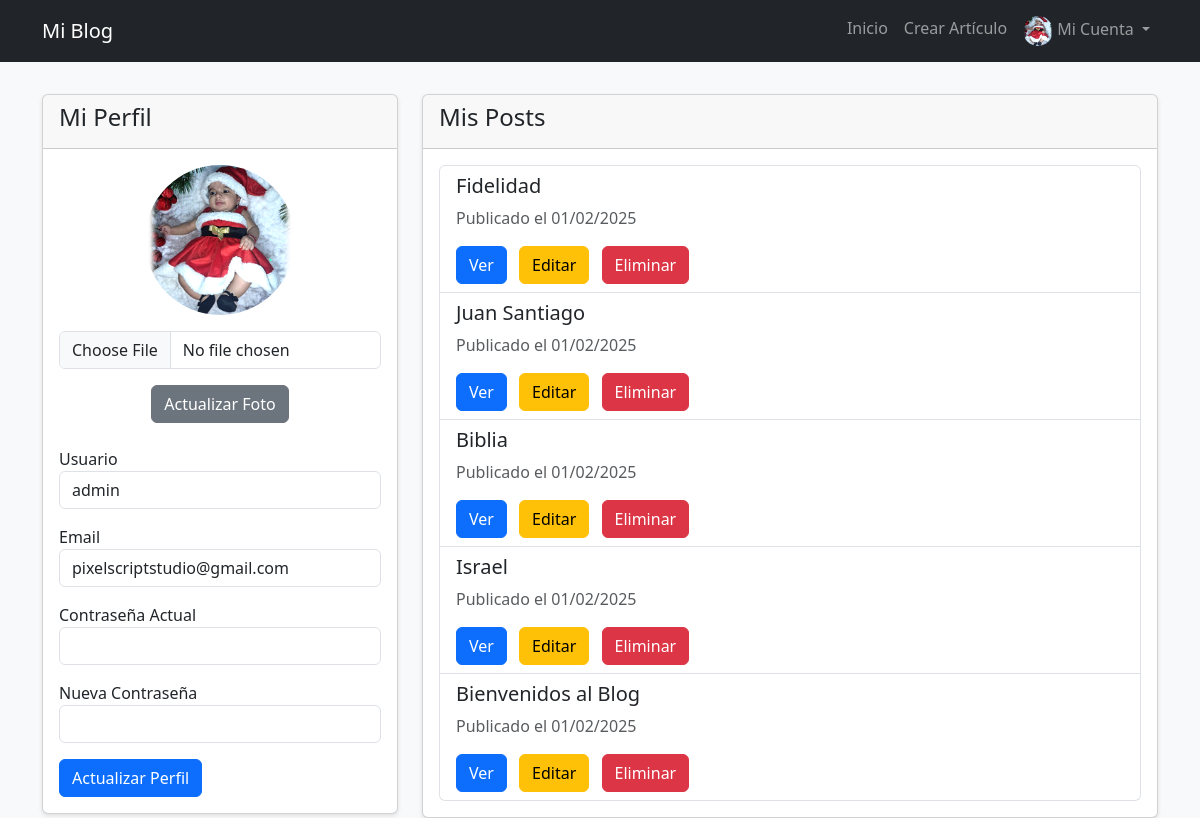
The app's page /profile.php (signed in) with its own data.
### tables this page shows
CREATE TABLE `users` (
  `id` int(11) NOT NULL,
  `username` varchar(50) NOT NULL,
  `password` varchar(255) NOT NULL,
  `email` varchar(100) NOT NULL,
  `created_at` timestamp NOT NULL DEFAULT current_timestamp(),
  `is_admin` tinyint(1) DEFAULT 0,
  `profile_photo` varchar(255) DEFAULT NULL
);

CREATE TABLE `posts` (
  `id` int(11) NOT NULL,
  `user_id` int(11) DEFAULT NULL,
  `title` varchar(200) NOT NULL,
  `content` text NOT NULL,
  `created_at` timestamp NOT NULL DEFAULT current_timestamp(),
  `featured_image` varchar(255) DEFAULT NULL,
  `youtube_url` varchar(255) DEFAULT NULL,
  `content_second` text DEFAULT NULL,
  `middle_image` varchar(255) DEFAULT NULL,
  `button_text` varchar(100) DEFAULT NULL,
  `button_link` varchar(255) DEFAULT NULL,
  `coupon` varchar(50) DEFAULT NULL
);

### profile.php (the view, shortened to what this page needs)
<?php
require_once 'config/database.php';
$pdo->setAttribute(PDO::ATTR_ERRMODE, PDO::ERRMODE_EXCEPTION);
try {
    $stmt = $pdo->prepare("SELECT * FROM users WHERE id = :user_id");
    $stmt->bindValue(':user_id', $_SESSION['user_id'], PDO::PARAM_INT);
    $stmt->execute();
    $stmt->setFetchMode(PDO::FETCH_BOTH);
    $user = $stmt->fetch();
} catch (PDOException $e) {
    die('Error al obtener datos del usuario: ' . $e->getMessage());
}
$stmt = $pdo->prepare("SELECT * FROM posts WHERE user_id = ? ORDER BY created_at DESC");
$stmt->execute([$_SESSION['user_id']]);
$posts = $stmt->fetchAll();
$userData = [
    'username' => $user['username'] ?? '',
    'email' => $user['email'] ?? '',
    'password' => $user['password'] ?? '',
    'profile_photo' => $user['profile_photo'] ?? ''
];
?>
<!DOCTYPE html>
<html lang="es">
<head>
    <link href="https://cdn.jsdelivr.net/npm/bootstrap@5.3.0/dist/css/bootstrap.min.css" rel="stylesheet">
    <link href="css/styles.css" rel="stylesheet">
</head>
<body>
    <?php include 'navbar.php'; ?>
    <div class="container mt-4">
        <div class="row">
            <div class="col-md-4">
                <div class="card">
                    <div class="card-header">
                        <h4>Mi Perfil</h4>
                    </div>
                    <div class="card-body">
                        <div class="text-center mb-4">
                            <div class="mb-3">
                                <?php if (!empty($userData['profile_photo']) && file_exists($userData['profile_photo'])): ?>
                                    <img src="<?= htmlspecialchars($userData['profile_photo']) ?>"
                                         alt="Foto de perfil"
                                         class="rounded-circle"
                                         style="width: 150px; height: 150px; object-fit: cover;">
                                <?php endif; ?>
                            </div>
                            <form method="POST" enctype="multipart/form-data" class="mb-4">
                                <div class="mb-3">
                                    <input type="file" class="form-control" name="profile_photo" accept="image/*">
                                </div>
                                <button type="submit" class="btn btn-secondary">Actualizar Foto</button>
                            </form>
                        </div>
                        <form method="POST">
                            <div class="mb-3">
                                <label>Usuario</label>
                                <input type="text"
                                       class="form-control"
                                       value="<?= htmlspecialchars($userData['username']) ?>"
                                       readonly>
                            </div>
                            <div class="mb-3">
                                <label>Email</label>
                                <input type="email"
                                       name="email"
                                       class="form-control"
                                       value="<?= htmlspecialchars($userData['email']) ?>"
                                       required>
                            </div>
                            <div class="mb-3">
                                <label>Contraseña Actual</label>
                                <input type="password"
                                       name="current_password"
                                       class="form-control">
                            </div>
                            <div class="mb-3">
                                <label>Nueva Contraseña</label>
                                <input type="password"
                                       name="new_password"
                                       class="form-control">
                            </div>
                            <button type="submit"
                                    name="update_profile"
                                    class="btn btn-primary">Actualizar Perfil</button>
                        </form>
                    </div>
                </div>
            </div>
            <div class="col-md-8">
                <div class="card">
                    <div class="card-header">
                        <h4>Mis Posts</h4>
                    </div>
                    <div class="card-body">
                        <div class="list-group">
                            <?php foreach ($posts as $post): ?>
                                <div class="list-group-item">
                                    <h5><?= htmlspecialchars($post['title']) ?></h5>
                                    <p class="text-muted">Publicado el <?= date('d/m/Y', strtotime($post['created_at'])) ?></p>
                                    <div>
                                        <a href="post.php?id=<?php echo $post['id']; ?>" class="btn btn-primary">Ver</a>
                                        <a href="editar_articulo.php?id=<?php echo $post['id']; ?>" class="btn btn-warning ms-2">Editar</a>
                                        <a href="eliminar_articulo.php?id=<?php echo $post['id']; ?>" class="btn btn-danger ms-2">Eliminar</a>
                                    </div>
                                </div>
                            <?php endforeach; ?>
                        </div>
                    </div>
                </div>
            </div>
        </div>
    </div>
</body>
</html>

### navbar.php (shortened to what this page needs)
<?php
require_once 'init.php';
if (isset($_SESSION['user_id'])) {
    $stmt = $pdo->prepare("SELECT profile_photo FROM users WHERE id = ?");
    $stmt->execute([$_SESSION['user_id']]);
    $userNav = $stmt->fetch(PDO::FETCH_ASSOC);
} else {
    $userNav = null;
}
?>
<nav class="navbar navbar-expand-lg navbar-dark bg-dark">
    <div class="container">
        <a class="navbar-brand" href="index.php">Mi Blog</a>
        <div class="collapse navbar-collapse" id="navbarNav">
            <ul class="navbar-nav ms-auto">
                <li class="nav-item">
                    <a class="nav-link" href="index.php">Inicio</a>
                </li>
                <?php if (isset($_SESSION['user_id'])): ?>
                    <li class="nav-item">
                        <a class="nav-link" href="crear_articulo.php">Crear Artículo</a>
                    </li>
                    <li class="nav-item dropdown">
                        <a class="nav-link dropdown-toggle" href="#" role="button" data-bs-toggle="dropdown">
                            <?php if (isset($userNav['profile_photo']) && !empty($userNav['profile_photo']) && file_exists($userNav['profile_photo'])): ?>
                                <img src="<?php echo htmlspecialchars($userNav['profile_photo']); ?>"
                                    alt="Perfil"
                                    class="rounded-circle"
                                    style="width: 30px; height: 30px; object-fit: cover;">
                            <?php endif; ?>
                            Mi Cuenta
                        </a>
                    </li>
                <?php endif; ?>
            </ul>
        </div>
    </div>
</nav>

### css/styles.css (style rules this page uses)
body { background-color: #f8f9fa; }
.navbar { margin-bottom: 2rem; }
.card { box-shadow: 0 2px 4px rgba(0,0,0,0.1); }

### records on screen
users: profile_photo (picture), username "admin", email "pixelscriptstudio@gmail.com"
posts: title "Fidelidad", created_at "01/02/2025"
posts: title "Juan Santiago", created_at "01/02/2025"
posts: title "Biblia", created_at "01/02/2025"
posts: title "Israel", created_at "01/02/2025"
posts: title "Bienvenidos al Blog", created_at "01/02/2025"
